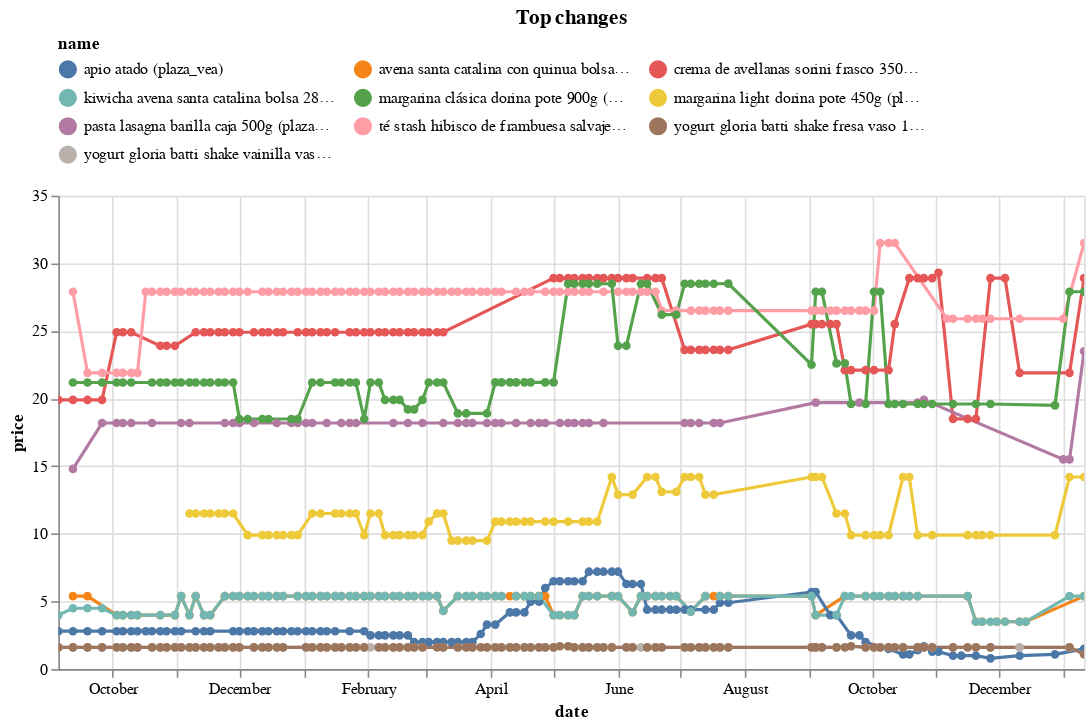

Notebook code for this chart:
### Code cell
top_changes.head(10).pipe(plot_changes, 'Top changes')

### Figure 1 — Vega-Lite specification as saved in the notebook (floating-point values rounded to 4 significant figures; data arrays with more than 128 entries replaced by an {"elided": "..."} marker saying what was removed)
{"config": {"view": {"continuousWidth": 300, "continuousHeight": 300}, "legend": {"columns": 3, "orient": "top"}}, "data": {"name": "data-2467a49fba5004b44863c82adcc70a2b"}, "mark": {"type": "line", "point": true}, "encoding": {"color": {"field": "name", "scale": {"domain": ["apio atado (plaza_vea)", "avena santa catalina con quinua bolsa 280g (plaza_vea)", "crema de avellanas sorini frasco 350g (plaza_vea)", "kiwicha avena santa catalina bolsa 280g (plaza_vea)", "margarina clásica dorina pote 900g (plaza_vea)", "margarina light dorina pote 450g (plaza_vea)", "pasta lasagna barilla caja 500g (plaza_vea)", "té stash hibisco de frambuesa salvaje caja 20un (plaza_vea)", "yogurt gloria batti shake fresa vaso 120g (plaza_vea)", "yogurt gloria batti shake vainilla vaso 120g (plaza_vea)"]}, "type": "nominal"}, "tooltip": [{"field": "name", "type": "nominal"}, {"field": "price", "type": "quantitative"}, {"field": "last_price", "type": "quantitative"}], "x": {"field": "date", "type": "temporal"}, "y": {"field": "price", "type": "quantitative"}}, "params": [{"name": "param_1", "select": {"type": "point", "fields": ["name"]}, "bind": "legend"}, {"name": "param_2", "select": {"type": "interval", "encodings": ["x", "y"]}, "bind": "scales"}], "title": "Top changes", "transform": [{"filter": {"param": "param_1"}}], "width": 650, "$schema": "https://vega.github.io/schema/vega-lite/v5.16.3.json", "datasets": {"data-2467a49fba5004b44863c82adcc70a2b": {"elided": "910 records"}}}
